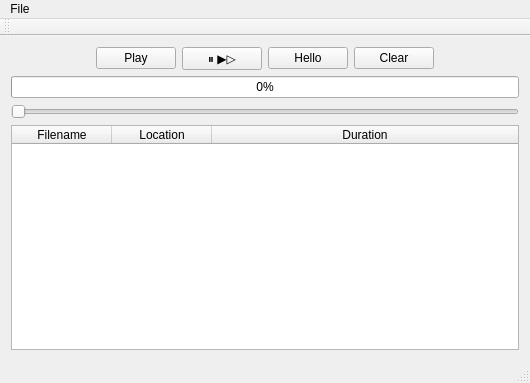
<?xml version="1.0" encoding="UTF-8"?>
<ui version="4.0">
 <class>MainWindow</class>
 <widget class="QMainWindow" name="MainWindow">
  <property name="geometry">
   <rect>
    <x>0</x>
    <y>0</y>
    <width>530</width>
    <height>383</height>
   </rect>
  </property>
  <property name="windowTitle">
   <string>Sandbar</string>
  </property>
  <widget class="QWidget" name="centralWidget">
   <layout class="QGridLayout" name="gridLayout">
    <item row="0" column="0">
     <layout class="QVBoxLayout" name="verticalLayout">
      <item>
       <layout class="QHBoxLayout" name="horizontalLayout">
        <item>
         <spacer name="horizontalSpacer">
          <property name="orientation">
           <enum>Qt::Horizontal</enum>
          </property>
          <property name="sizeHint" stdset="0">
           <size>
            <width>40</width>
            <height>20</height>
           </size>
          </property>
         </spacer>
        </item>
        <item>
         <widget class="QPushButton" name="pushButtonPlay">
          <property name="text">
           <string>Play</string>
          </property>
         </widget>
        </item>
        <item>
         <widget class="QPushButton" name="pushButtonPause">
          <property name="text">
           <string>⏸ ▶︎▷</string>
          </property>
         </widget>
        </item>
        <item>
         <widget class="QPushButton" name="pushButtonHello">
          <property name="text">
           <string>Hello</string>
          </property>
         </widget>
        </item>
        <item>
         <widget class="QPushButton" name="pushButtonClear">
          <property name="text">
           <string>Clear</string>
          </property>
         </widget>
        </item>
        <item>
         <spacer name="horizontalSpacer_2">
          <property name="orientation">
           <enum>Qt::Horizontal</enum>
          </property>
          <property name="sizeHint" stdset="0">
           <size>
            <width>40</width>
            <height>20</height>
           </size>
          </property>
         </spacer>
        </item>
       </layout>
      </item>
      <item>
       <widget class="QProgressBar" name="progressBar">
        <property name="value">
         <number>0</number>
        </property>
       </widget>
      </item>
      <item>
       <widget class="QSlider" name="horizontalSlider">
        <property name="maximum">
         <number>100</number>
        </property>
        <property name="orientation">
         <enum>Qt::Horizontal</enum>
        </property>
       </widget>
      </item>
      <item>
       <widget class="QTableWidget" name="tableWidgetPlaylist">
        <property name="mouseTracking">
         <bool>false</bool>
        </property>
        <property name="alternatingRowColors">
         <bool>true</bool>
        </property>
        <attribute name="horizontalHeaderVisible">
         <bool>true</bool>
        </attribute>
        <attribute name="horizontalHeaderStretchLastSection">
         <bool>true</bool>
        </attribute>
        <attribute name="verticalHeaderVisible">
         <bool>true</bool>
        </attribute>
        <attribute name="verticalHeaderCascadingSectionResizes">
         <bool>false</bool>
        </attribute>
        <attribute name="verticalHeaderShowSortIndicator" stdset="0">
         <bool>false</bool>
        </attribute>
        <attribute name="verticalHeaderStretchLastSection">
         <bool>false</bool>
        </attribute>
        <column>
         <property name="text">
          <string>Filename</string>
         </property>
        </column>
        <column>
         <property name="text">
          <string>Location</string>
         </property>
        </column>
        <column>
         <property name="text">
          <string>Duration</string>
         </property>
        </column>
       </widget>
      </item>
     </layout>
    </item>
   </layout>
  </widget>
  <widget class="QMenuBar" name="menuBar">
   <property name="geometry">
    <rect>
     <x>0</x>
     <y>0</y>
     <width>530</width>
     <height>22</height>
    </rect>
   </property>
   <widget class="QMenu" name="menuFile">
    <property name="title">
     <string>File</string>
    </property>
    <addaction name="actionOpen"/>
   </widget>
   <addaction name="menuFile"/>
  </widget>
  <widget class="QToolBar" name="mainToolBar">
   <attribute name="toolBarArea">
    <enum>TopToolBarArea</enum>
   </attribute>
   <attribute name="toolBarBreak">
    <bool>false</bool>
   </attribute>
  </widget>
  <widget class="QStatusBar" name="statusBar"/>
  <action name="actionOpen">
   <property name="text">
    <string>Open...</string>
   </property>
   <property name="shortcut">
    <string>Ctrl+O</string>
   </property>
  </action>
 </widget>
 <layoutdefault spacing="6" margin="11"/>
 <resources/>
 <connections>
  <connection>
   <sender>horizontalSlider</sender>
   <signal>valueChanged(int)</signal>
   <receiver>progressBar</receiver>
   <slot>setValue(int)</slot>
   <hints>
    <hint type="sourcelabel">
     <x>264</x>
     <y>118</y>
    </hint>
    <hint type="destinationlabel">
     <x>264</x>
     <y>92</y>
    </hint>
   </hints>
  </connection>
 </connections>
</ui>
